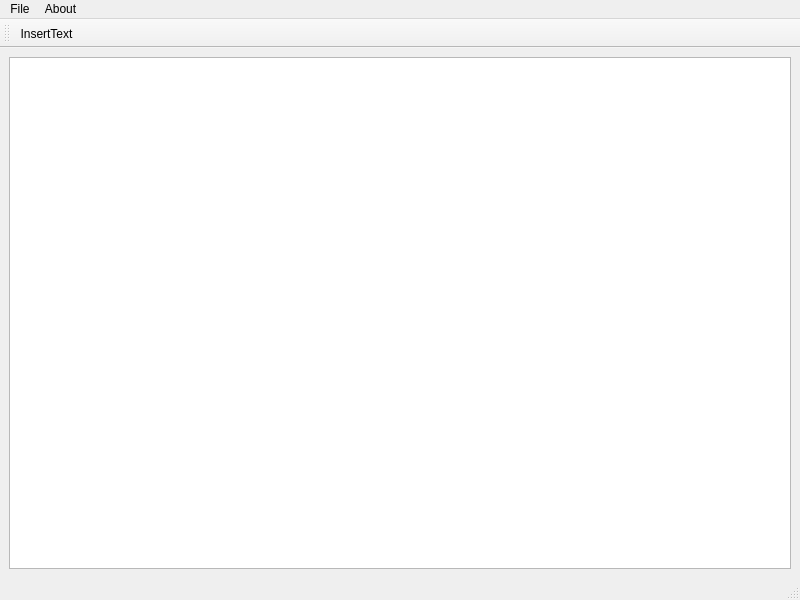
<?xml version="1.0" encoding="UTF-8"?>
<ui version="4.0">
 <class>MainWindow</class>
 <widget class="QMainWindow" name="MainWindow">
  <property name="geometry">
   <rect>
    <x>0</x>
    <y>0</y>
    <width>800</width>
    <height>600</height>
   </rect>
  </property>
  <property name="windowTitle">
   <string>MainWindow</string>
  </property>
  <widget class="QWidget" name="centralwidget">
   <layout class="QGridLayout" name="gridLayout">
    <item row="0" column="0">
     <widget class="QGraphicsView" name="graphicsView"/>
    </item>
   </layout>
  </widget>
  <widget class="QMenuBar" name="menubar">
   <property name="geometry">
    <rect>
     <x>0</x>
     <y>0</y>
     <width>800</width>
     <height>21</height>
    </rect>
   </property>
   <widget class="QMenu" name="menuRototo">
    <property name="title">
     <string>File</string>
    </property>
   </widget>
   <widget class="QMenu" name="menuAbout">
    <property name="title">
     <string>About</string>
    </property>
    <addaction name="action_AboutCartaGen"/>
   </widget>
   <addaction name="menuRototo"/>
   <addaction name="menuAbout"/>
  </widget>
  <widget class="QStatusBar" name="statusbar"/>
  <widget class="QToolBar" name="toolBar">
   <property name="windowTitle">
    <string>toolBar</string>
   </property>
   <attribute name="toolBarArea">
    <enum>TopToolBarArea</enum>
   </attribute>
   <attribute name="toolBarBreak">
    <bool>false</bool>
   </attribute>
   <addaction name="actionInsertText"/>
  </widget>
  <action name="action_AboutCartaGen">
   <property name="text">
    <string>About CartaGen</string>
   </property>
  </action>
  <action name="actionInsertText">
   <property name="icon">
    <iconset resource="cartagen.qrc">
     <normaloff>:/myRes/Images/text_add.png</normaloff>:/myRes/Images/text_add.png</iconset>
   </property>
   <property name="text">
    <string>InsertText</string>
   </property>
  </action>
 </widget>
 <resources>
  <include location="cartagen.qrc"/>
 </resources>
 <connections/>
</ui>
